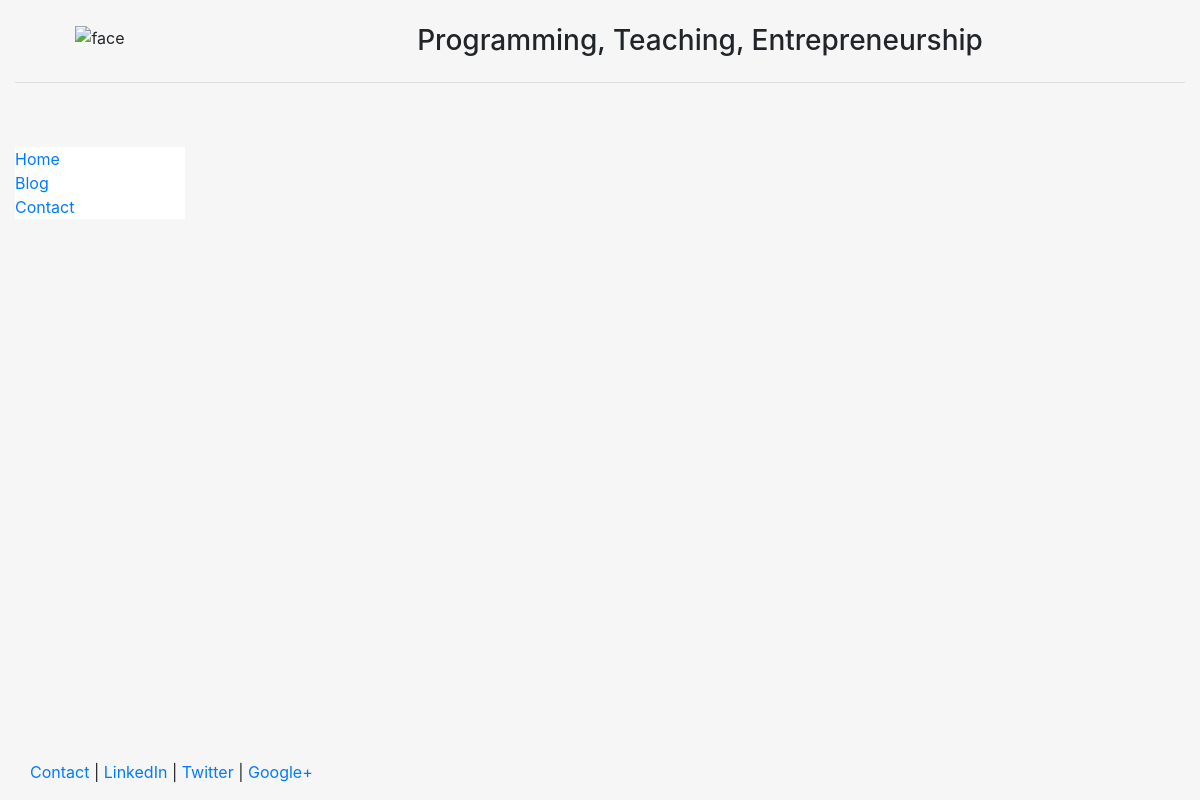
/blog/, run on an earlier commit of the app's database.
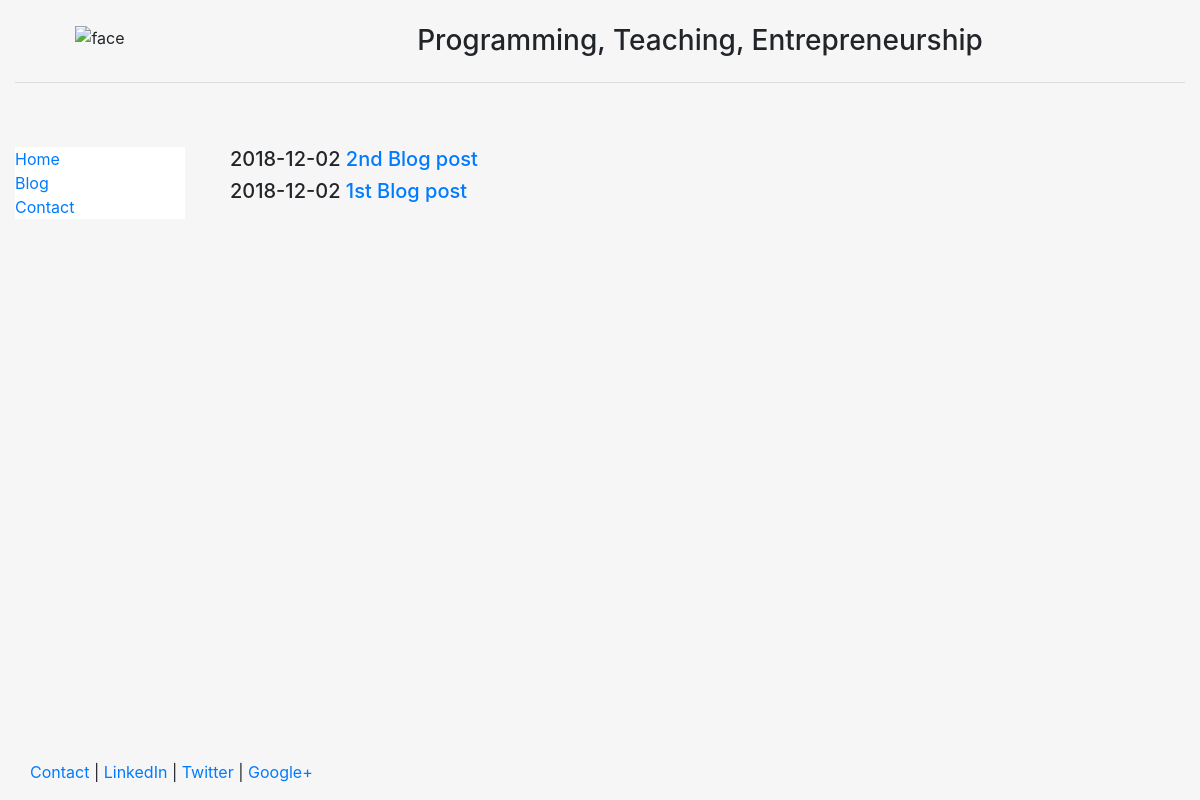
And on a later commit of the database.
### blog/models.py (models this page shows, shortened)
class Post(models.Model):
    title = models.CharField(max_length = 140)
    body = models.TextField()
    date = models.DateTimeField()

### blog/templates/blog/blog.html
{% extends "personal/header.html" %}
{% block content %}
  {% for post in object_list %}
    <h5>{{post.date|date:"Y-m-d"}}<a href="/blog/{{post.id}}"> {{post.title}}</a></h5>
  {% endfor %}
{% endblock %}

### personal/templates/personal/header.html (shortened to what this page needs)
<!DOCTYPE html>
<html lang="en">
<head>
	{% load staticfiles %}
	<link rel="stylesheet" href="{% static 'personal/css/bootstrap.min.css' %}" type = "text/css"/>
</head>
<body class="body" style="background-color:#f6f6f6">
	<div class="container-fluid" style="min-height:95%; ">
		<div class="row">
			  <div class="col-sm-2">
				  <br>
				  <center>
					<img src="{% static 'personal/img/profile.jpg' %}" class="responsive-img" style='max-height:100px;' alt="face">
				  </center>
			  </div>
			  <div class="col-sm-10">
				  <br>
				  <center>
				  <h3>Programming, Teaching, Entrepreneurship</h3>
				  </center>
			  </div>
		</div><hr>
		<div class="row">
		  <div class="col-sm-2">
		  <br>
		  <br>
			<div class="well bs-sidebar affix" id="sidebar" style="background-color:#fff">
			  <ul class="nav nav-pills nav-stacked" style="display:block">
				<li><a href='/'>Home</a></li>
				<li><a href='/blog/'>Blog</a></li>
				<li><a href='/contact/'>Contact</a></li>
			  </ul>
			</div>
		  </div>
		  <div class="col-sm-10">
			<div class='container-fluid'>
			<br><br>
			   {% block content %}
			   {% endblock %}
			</div>
		  </div>
		</div>
	</div>
	<footer>
		<div class="container-fluid" style='margin-left:15px'>
			<p><a href="#" target="blank">Contact</a> | <a href="#" target="blank">LinkedIn</a> | <a href="#" target="blank">Twitter</a> | <a href="#" target="blank">Google+</a></p>
		</div>
	</footer>
</body>
</html>

### personal/templates/personal/header.html (style rules this page uses)
html, body { height:100% }

What changed in the data, as far as the page shows it:
added Post: date "2018-12-02", title "2nd Blog post"
added Post: date "2018-12-02", title "1st Blog post"
